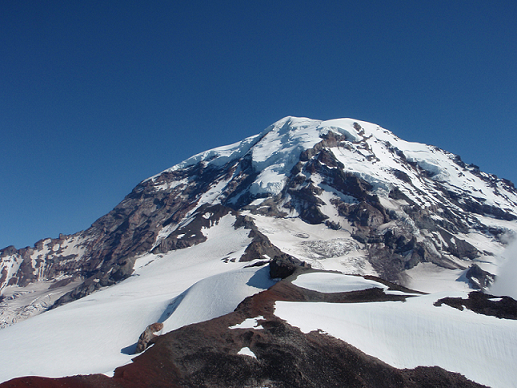
#> input picture image-feature-extraction/Rainier1.png, 517 x 388 px
$ python keypoint_matcher.py
#> lines starting #> are read from the running program, lines starting #| are printed output that depends on the picture
import numpy as np
import matplotlib.pyplot as plt
from skimage.feature import SIFT, match_descriptors
from skimage.color import rgb2gray, rgba2rgb
from skimage.io import imread

def extract_sift_features(image):
    """
    Extracts SIFT keypoints and descriptors from an image.

    """
    sift = SIFT()
    sift.detect_and_extract(image)
    return sift.keypoints, sift.descriptors

def match_keypoints(descriptors1, descriptors2):
    """
    Matches keypoints between two sets of SIFT descriptors.

    """
    matches = []
    for i, desc1 in enumerate(descriptors1):
        distances = np.linalg.norm(descriptors2 - desc1, axis=1)
        j = np.argmin(distances)
        matches.append((i, j))
    return matches

def match_keypoints_test(descriptors1, descriptors2):
    """
    Matches keypoints between two sets of SIFT descriptors.

    """
    matches = match_descriptors(descriptors1, descriptors2, cross_check=True)
    return matches

def plot_keypoint_matches(img1, keypoints1, img2, keypoints2, matches):
    """
    Plots keypoint matches between two images.

    """
    fig, ax = plt.subplots(1, 1, figsize=(12, 6))
    img_combined = np.hstack((img1, img2))
    ax.imshow(img_combined, cmap='gray')
    ax.axis('off')

    cols1 = img1.shape[1]

    for i, j in matches:
        pt1 = keypoints1[i]
        pt2 = keypoints2[j]
        pt2_shifted = (pt2[0], pt2[1] + cols1)
        ax.plot([pt1[1], pt2_shifted[1]], [pt1[0], pt2_shifted[0]], 'r-', linewidth=0.8)
        ax.scatter([pt1[1], pt2_shifted[1]], [pt1[0], pt2_shifted[0]], c='yellow', s=10)

    plt.show()


img1 = imread("Rainier1.png")
#> img1 is the input picture: shape (388, 517, 4); mean R, G, B, A 88.8, 109.3, 135.7, 255
if img1.shape[-1] == 4:
    img1 = rgba2rgb(img1)
#> img1: shape (388, 517, 3) float64

img2 = imread("Rainier2.png")
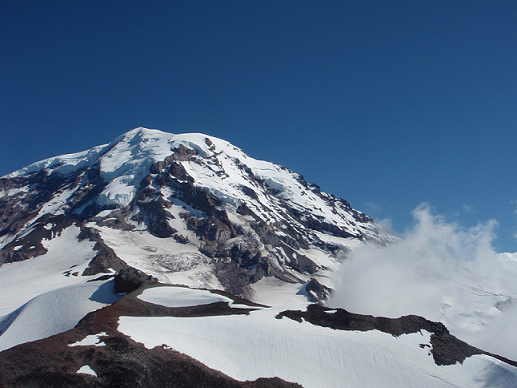
#> input picture image-feature-extraction/Rainier2.png, 517 x 388 px
#> img2 is the input picture: shape (388, 517, 4); mean R, G, B, A 86, 107.9, 134.4, 255
if img2.shape[-1] == 4:
    img2 = rgba2rgb(img2)
#> img2: shape (388, 517, 3) float64

# Convert to grayscale
img1 = rgb2gray(img1)
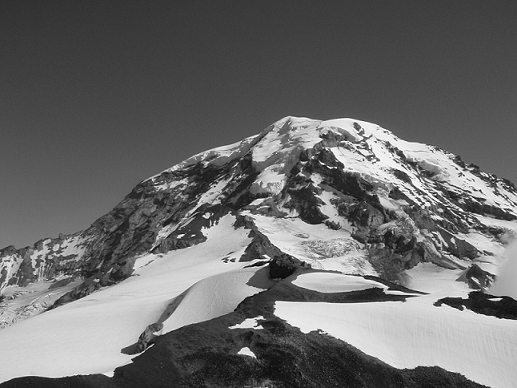
#> img1: shape (388, 517) float64; min 0, max 1, mean 0.419
img2 = rgb2gray(img2)
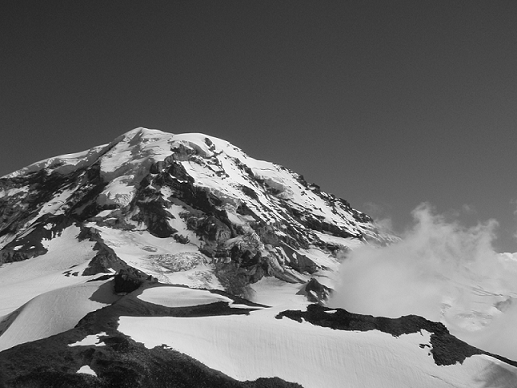
#> img2: shape (388, 517) float64; min 0, max 1, mean 0.412

# Extract keypoints and descriptors
keypoints1, descriptors1 = extract_sift_features(img1)
#> keypoints1 = 1161 pairs, first value 120 to 385, second value 2 to 513
keypoints2, descriptors2 = extract_sift_features(img2)
#> keypoints2 = 882 pairs, first value 130 to 384, second value 3 to 509


# Match keypoints
matches = match_keypoints(descriptors1, descriptors2)
#> the loop in match_keypoints, `for i, desc1 in enumerate(descriptors1):` made 1161 passes
#> j on passes 1 to 3: 4, 4, 603
#> after the loop in match_keypoints, `for i, desc1 in enumerate(descriptors1):`: matches = 1161 pairs, first value 0 to 1160, second value 4 to 878

# Comment the above statement and uncomment the below statement to test with match_descriptors from skimage.feature.
# matches = match_keypoints_test(descriptors1, descriptors2)

# Print keypoints count
print(f"Detected {len(keypoints1)} keypoints in Image 1")
#| Detected 1161 keypoints in Image 1
print(f"Detected {len(keypoints2)} keypoints in Image 2")
#| Detected 882 keypoints in Image 2
# Plot matches
plot_keypoint_matches(img1, keypoints1, img2, keypoints2, matches)
#> in plot_keypoint_matches, `img_combined = np.hstack((img1, img2))`:
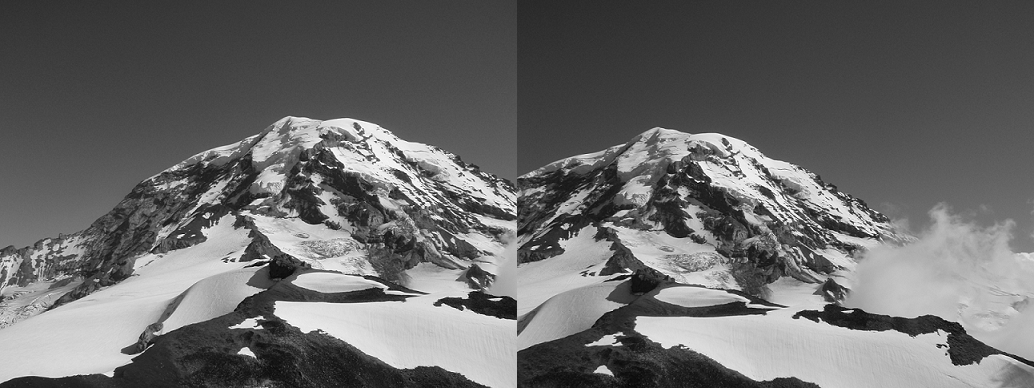
#> img_combined: shape (388, 1034) float64; min 0, max 1, mean 0.416
#> the loop in plot_keypoint_matches, `for i, j in matches:` made 1161 passes
#> (j, pt1, pt2, pt2_shifted) on passes 1 to 3: (4, [122, 359], [138, 211], (138, 728)), (4, [122, 359], [138, 211], (138, 728)), (603, [123, 277], [254, 264], (254, 781))
#> in plot_keypoint_matches, `plt.show()`:
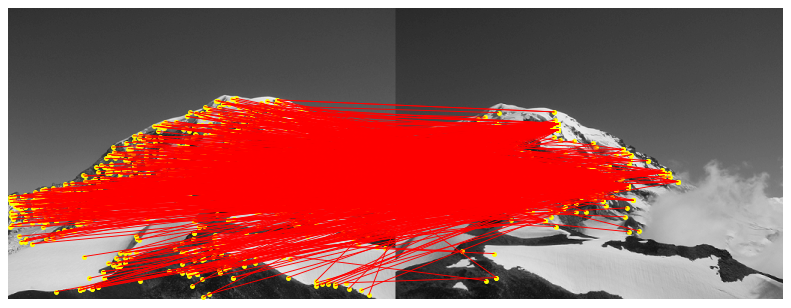
#> figure drawn by matplotlib, 1 panel
